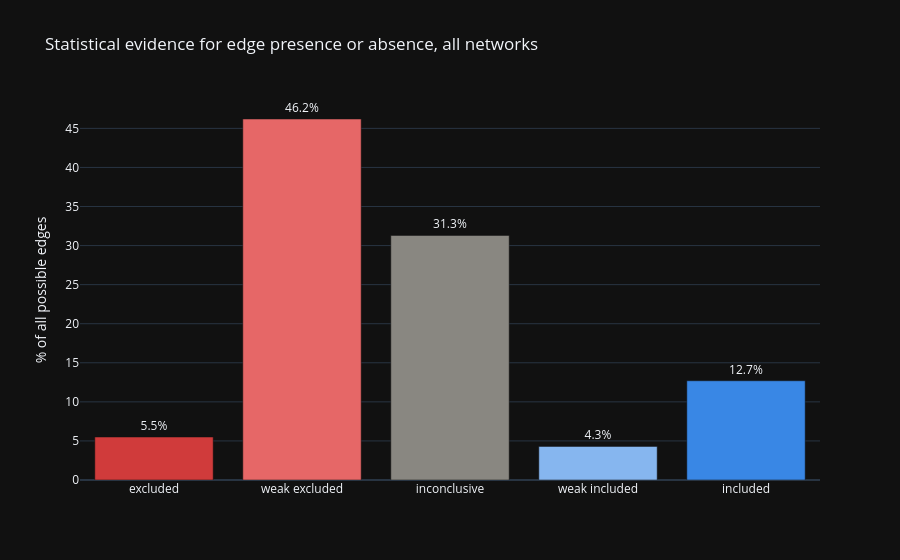

Notebook code cell kept with this figure:
### Markdown cell above
67,552 rows, which is `p(p-1)/2` summed over all 294 networks, so nothing went missing on the way.

## How much evidence is actually behind an edge?

The categories are Jeffreys bands on the inclusion Bayes factor, cut at 1/10, 1/3, 3 and 10. So "included" means the data is at least 10x more likely with that edge than without it, and "inconclusive" means it can't tell either way.

### Code cell
def evidence_share(column):
    """% of edges in each evidence category."""
    return (column.value_counts(normalize=True).reindex(EVIDENCE_ORDER) * 100).round(1)


overall = evidence_share(edges.evidence)
print(overall.to_string())

# same number under the two other priors, to see how much the choice mattered
print("\ninconclusive share, other priors:")
print(f"  BGGM  sqrt(1/8)  {evidence_share(edges.evidence_prior_wide)['inconclusive']}")
print(f"  BGGM2 sqrt(1/24) {evidence_share(edges.evidence_prior_narrow)['inconclusive']}")

fig = px.bar(
    x=overall.index,
    y=overall.values,
    template=TEMPLATE,
    color=overall.index,
    color_discrete_map=EVIDENCE_COLORS,
    title="Statistical evidence for edge presence or absence, all networks",
    labels={"x": "", "y": "% of all possible edges"},
    text=[f"{v}%" for v in overall.values],
)
fig.update_traces(textposition="outside")
fig.update_layout(showlegend=False)
show(fig, "evidence_overall")

### Figure 1 — Plotly figure (JSON) as saved in the notebook; plotly's stock layout.template omitted (floating-point values rounded to 4 significant figures)
{"data": [{"hovertemplate": "color=excluded<br>=%{x}<br>% of all possible edges=%{y}<br>text=%{text}<extra></extra>", "legendgroup": "excluded", "marker": {"color": "#d03b3b", "pattern": {"shape": ""}}, "name": "excluded", "orientation": "v", "showlegend": true, "text": ["5.5%"], "textposition": "outside", "type": "bar", "x": ["excluded"], "xaxis": "x", "y": [5.5], "yaxis": "y"}, {"hovertemplate": "color=weak excluded<br>=%{x}<br>% of all possible edges=%{y}<br>text=%{text}<extra></extra>", "legendgroup": "weak excluded", "marker": {"color": "#e66767", "pattern": {"shape": ""}}, "name": "weak excluded", "orientation": "v", "showlegend": true, "text": ["46.2%"], "textposition": "outside", "type": "bar", "x": ["weak excluded"], "xaxis": "x", "y": [46.2], "yaxis": "y"}, {"hovertemplate": "color=inconclusive<br>=%{x}<br>% of all possible edges=%{y}<br>text=%{text}<extra></extra>", "legendgroup": "inconclusive", "marker": {"color": "#898781", "pattern": {"shape": ""}}, "name": "inconclusive", "orientation": "v", "showlegend": true, "text": ["31.3%"], "textposition": "outside", "type": "bar", "x": ["inconclusive"], "xaxis": "x", "y": [31.3], "yaxis": "y"}, {"hovertemplate": "color=weak included<br>=%{x}<br>% of all possible edges=%{y}<br>text=%{text}<extra></extra>", "legendgroup": "weak included", "marker": {"color": "#86b6ef", "pattern": {"shape": ""}}, "name": "weak included", "orientation": "v", "showlegend": true, "text": ["4.3%"], "textposition": "outside", "type": "bar", "x": ["weak included"], "xaxis": "x", "y": [4.3], "yaxis": "y"}, {"hovertemplate": "color=included<br>=%{x}<br>% of all possible edges=%{y}<br>text=%{text}<extra></extra>", "legendgroup": "included", "marker": {"color": "#3987e5", "pattern": {"shape": ""}}, "name": "included", "orientation": "v", "showlegend": true, "text": ["12.7%"], "textposition": "outside", "type": "bar", "x": ["included"], "xaxis": "x", "y": [12.7], "yaxis": "y"}], "layout": {"barmode": "relative", "legend": {"title": {"text": "color"}, "tracegroupgap": 0}, "showlegend": false, "title": {"text": "Statistical evidence for edge presence or absence, all networks"}, "xaxis": {"anchor": "y", "domain": [0, 1], "title": {"text": ""}}, "yaxis": {"anchor": "x", "domain": [0, 1], "title": {"text": "% of all possible edges"}}}}
